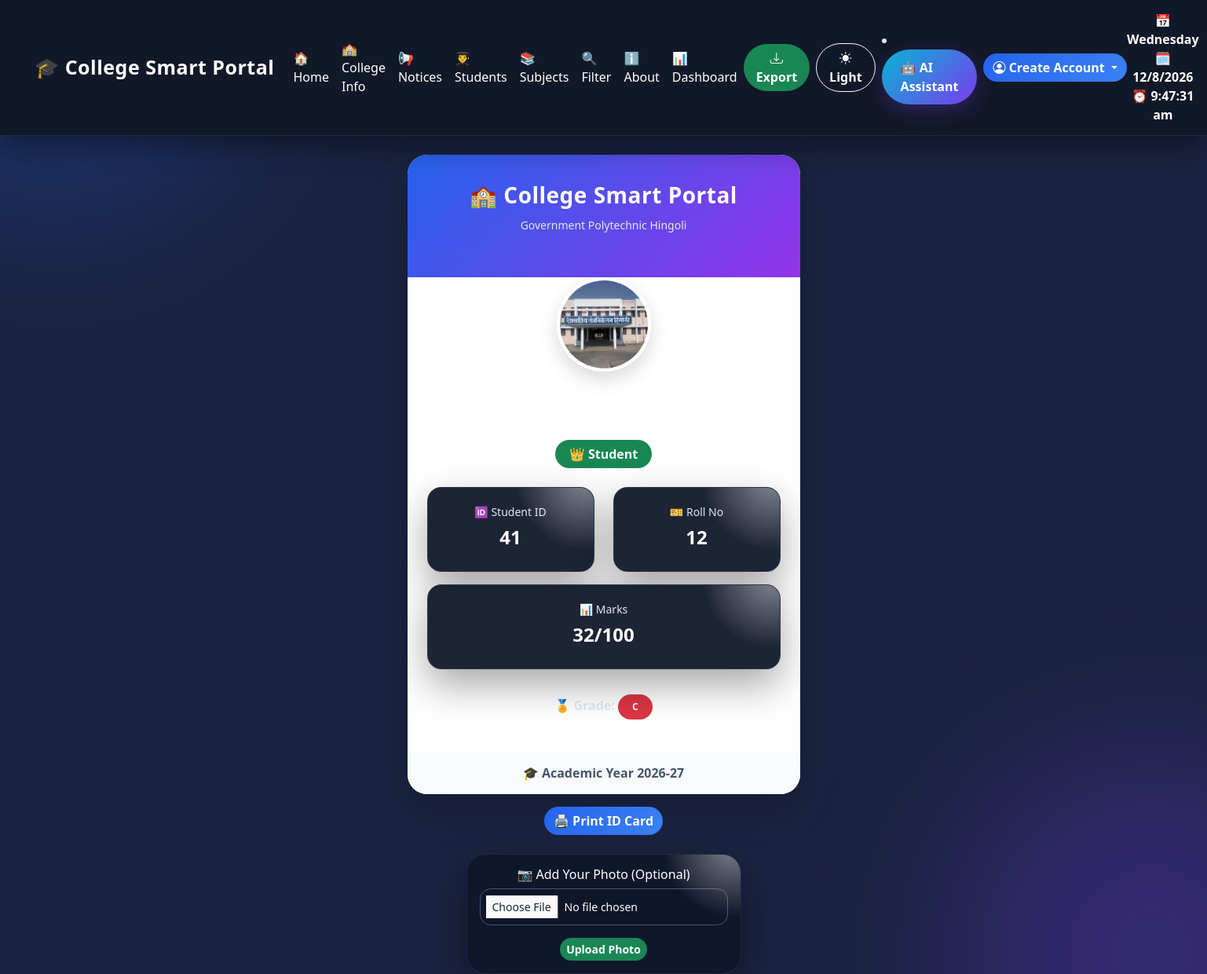
/id_card/41, run on the app's committed database.
### tables this page shows
CREATE TABLE stud (
            id INTEGER PRIMARY KEY AUTOINCREMENT,
            name TEXT NOT NULL,
            roll_no INTEGER NOT NULL,
            marks INTEGER NOT NULL
        , Subject TEXT, photo TEXT);

### app.py (the view)
@app.route('/id_card/<int:student_id>')
def id_card(student_id):
    db = get_db(MOHINI_DB)
    student = db.execute(
        "SELECT * FROM stud WHERE id=?",
        (student_id,)
    ).fetchone()
    return render_template( 'id-card.html', student=student )

### database.py (called while the page is built)
def get_db(MOHINI_DB):
    conn = sqlite3.connect(MOHINI_DB)
    conn.row_factory = sqlite3.Row
    return conn

### templates/id-card.html (shortened to what this page needs)
{% extends "base.html" %}
{% block content %}
<div class="container mt-4">
<div class="id-card">
    <div class="header">
     <h3>🏫 College Smart Portal</h3>
        <small>Government Polytechnic Hingoli</small>
    </div>
       <div class="text-center mb-3">
    {% if student.photo %}
    <img src="{{ url_for('static', filename='uploads/' + student.photo) }}"
         width="120"
         height="120"
         class="rounded-circle d-block mx-auto"
         style="object-fit: cover;">
    {% else %}
    <img src="{{ url_for('static', filename='uploads/default.png') }}"
         width="120"
         height="120"
         class="rounded-circle d-block mx-auto"
         style="object-fit: cover;">
    {% endif %}
</div>
    <div class="content">
        <h2>{{ student.name }}</h2>
            <span class="badge bg-success fs-6">
                👑 {{ session.get('role', 'Student')|title }}
            </span>
        <div class="row mt-4">
            <div class="col-6 mb-3">
                <div class="card info-card">
                    <small>🆔 Student ID</small>
                    <h4>{{ student.id }}</h4>
                </div>
            </div>
            <div class="col-6 mb-3">
                <div class="card info-card">
                    <small>🎫 Roll No</small>
                    <h4>{{ student.roll_no }}</h4>
                </div>
            </div>
            <div class="col-12 mb-3">
                <div class="card info-card">
                    <small>📊 Marks</small>
                    <h4>{{ student.marks }}/100</h4>
                </div>
            </div>
        </div>
        <p class="mt-3">
        <b>🏅 Grade:</b>
        {% if student.marks >= 90 %}
        <span class="badge bg-success"> A+ </span>
        {% elif student.marks >= 75 %}
            <span class="badge bg-primary"> A </span>
        {% elif student.marks >= 60 %}
            <span class="badge bg-warning text-dark">B   </span>
        {% else %}
            <span class="badge bg-danger">C</span>
        {% endif %}
        </p>
    </div>
    <div class="footer">🎓 Academic Year 2026-27</div>
</div>
<div class="text-center mt-3">
<button onclick="window.print();"
        class="btn btn-primary">
🖨️ Print ID Card
</button>
</div>
<div class="card mt-4 p-3 text-center photo-upload-card"
     style="max-width:350px; margin:auto;">
<h6>📷 Add Your Photo (Optional)</h6>
<form action="{{ url_for('upload_photo', id=student.id) }}"
      method="POST"
      enctype="multipart/form-data">
<input type="file"
       name="photo"
       class="form-control form-control-sm mb-3"
       accept="image/*">
<button type="submit"
        class="btn btn-success btn-sm">
Upload Photo
</button>
</form>
</div>
</div>
{% endblock %}

### templates/id-card.html (style rules this page uses)
body { background:#f1f5f9; }
.id-card { width:500px; margin:auto; background:white; border-radius:25px; overflow:hidden; box-shadow:0 20px 50px rgba(0,0,0,.18); transition:.3s; }
.header { background:linear-gradient(135deg,#2563eb,#9333ea); color:white; text-align:center; padding:35px 20px 55px; }
.header h3 { font-weight:700; letter-spacing:.5px; }
.content { padding:25px; text-align:center; }
.content h2 { font-weight:700; color:#1e293b; }
.info-card { border:none; border-radius:18px; background:white; padding:20px; box-shadow:0 8px 20px rgba(0,0,0,.08); transition:.3s; }
.info-card small { color:#64748b; font-size:14px; }
.info-card h4 { margin-top:8px; color:#2563eb; font-weight:700; }
.badge { padding:10px 18px; border-radius:20px; }
.footer { background:#f8fafc; text-align:center; padding:15px; color:#475569; font-weight:600; }

### data on the page
stud: photo (picture), id "41", roll_no "12", marks "32"

### other printed values
{{ session['username'] if session.get('username') else 'Create Account' }} "Create Account"
{{ session.get('role', 'Student')|title }} "Student"
